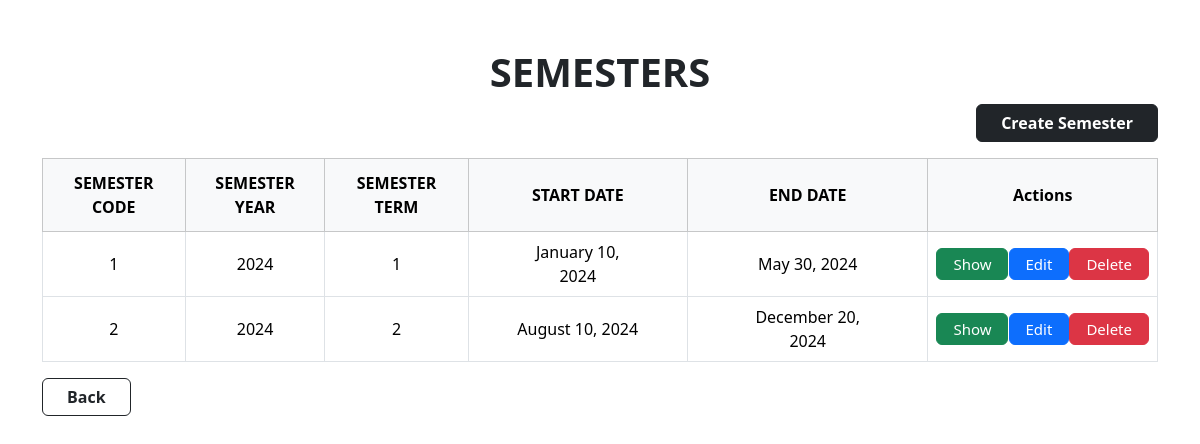
/semesters/index.php, run on the app's committed database.
### tables this page shows
create table semesters
(
    semester_code int auto_increment,
    semester_year int not null,
    semester_term int not null,
    semester_start_date date not null,
    semester_end_date date not null,
    constraint pk_semesters primary key(semester_code)
);

### semesters/index.php (the view, shortened to what this page needs)
<?php require_once __DIR__ . '/../database/database_connection.php';
try {
    $statement = $pdo->prepare("SELECT * FROM semesters");
    $statement->execute();
    $semesters = $statement->fetchAll(PDO::FETCH_ASSOC);
} catch (PDOException $e) {
    echo "Error while retrieving buidlings:" . $e->getMessage();
}
?>
<!DOCTYPE html>
<html lang="en">
<head>
    <link rel="stylesheet" href="./../bootstrap-5.3.3-dist/css/bootstrap.min.css">
</head>
<body>
    <div class="container py-5">
        <h1 class="text-center fw-bold text-uppercase">Semesters</h1>
        <a href="create.php" class="btn btn-dark px-4 fw-semibold float-end mb-3">Create Semester</a>
        <table class="table table-bordered table-hover">
            <thead align="center" class="table-light align-middle">
                <tr>
                    <th style="padding-top: 12px; padding-bottom: 12px;">SEMESTER CODE</th>
                    <th>SEMESTER YEAR</th>
                    <th>SEMESTER TERM</th>
                    <th>START DATE</th>
                    <th>END DATE</th>
                    <th>Actions</th>
                </tr>
            </thead>
            <tbody>
                <?php foreach ($semesters as $row): ?>
                    <tr align="center" class="align-middle">
                        <td><?php echo $row['semester_code']; ?></td>
                        <td><?php echo $row['semester_year']; ?></td>
                        <td><?php echo $row['semester_term']; ?></td>
                        <td class="px-5">
                            <?php
                            $semesterStartDate = $row['semester_start_date'];
                            $formattedDate = date('F d, Y', strtotime($semesterStartDate));
                            echo $formattedDate;
                            ?>
                        </td>
                        <td class="px-5">
                            <?php
                            $semesterEndDate = $row['semester_end_date'];
                            echo date('F d, Y', strtotime($semesterEndDate));
                            ?>
                        </td>
                        <td>
                            <div class="d-flex justify-content-between">
                                <a href="show.php?id=<?php echo $row['semester_code']; ?>" class="btn btn-success py-1 px-3" style="font-size: 15px;">Show</a>
                                <a href="edit.php?id=<?php echo $row['semester_code']; ?>" class="btn btn-primary py-1 px-3" style="font-size: 15px;">Edit</a>
                                <a href="delete.php?id=<?php echo $row['semester_code']; ?>" class="btn btn-danger py-1 px-3" style="font-size: 15px;">Delete</a>
                            </div>
                        </td>
                    </tr>
                <?php endforeach; ?>
            </tbody>
        </table>
        <a href="../index.php" class="btn btn-outline-dark px-4 fw-semibold">Back</a>
    </div>
</body>
</html>

### data on the page
semesters: semester_code "1", semester_year "2024", semester_term "1", semester_start_date "January 10, 2024", semester_end_date "May 30, 2024"
semesters: semester_code "2", semester_year "2024", semester_term "2", semester_start_date "August 10, 2024", semester_end_date "December 20, 2024"
